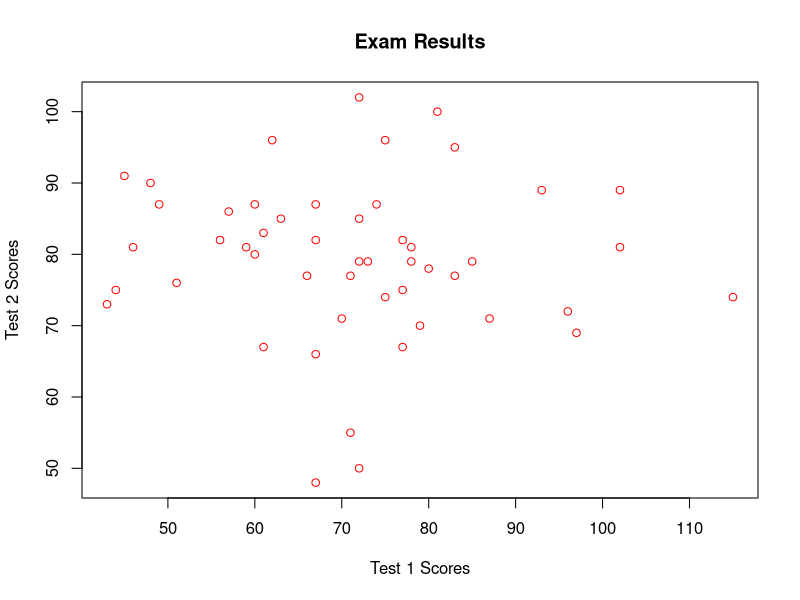

The R source for this figure:
# Scatterplot for bivariate data

set.seed(2020) # For fixed randomness
# Generate normally distributed random numbers
Test_1_scores = round(rnorm(50, 78, 10)) # 50 students, 78 average, 14 standard deviation
Test_2_scores = round(rnorm(50, 70, 14))

Test_1_scores
#[1]  82  81  67  67  50  85  87  76  96  79  69  87  90
#[14]  74  77  96  95  48  55  79 100  89  81  77  86  80
#[27]  91  87  77  79  70  71  89 102  82  81  75  79  72
#[40]  82  87  73  75  71  66  81  74  78  85  83

Test_2_scores

#[1]  67  78  61  77  72  72  67  51  62  78  97  74  48
#[14] 115  83  75  83  67  71  72  81  93  46  66  57  60
#[27]  45  60  71  73  79  70 102  72  56 102  44  85  96
#[40]  77  49  43  77  87  67  59  75  80  63  61

# Plot the scatter plot 
plot(Test_2_scores, Test_1_scores, main = "Exam Results", xlab = "Test 1 Scores", ylab = "Test 2 Scores", col = 'red')
